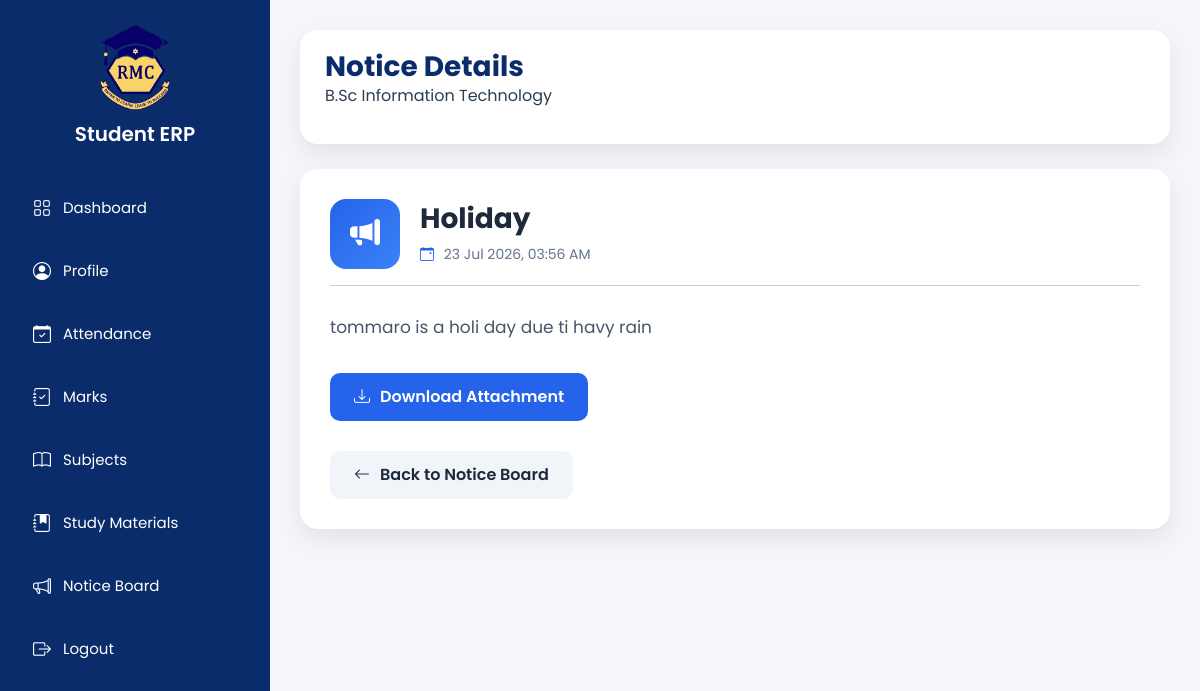
Screenshot of /notice-board/1/ with the database file from the repository.
### core/models.py (models this page shows, shortened)
class Notice(models.Model):
    title = models.CharField(max_length=200)
    description = models.TextField()
    attachment = models.FileField(upload_to='notices/', blank=True, null=True)
    created_at = models.DateTimeField(auto_now_add=True)

### core/views.py (the view)
# urls.py: path("notice-board/<int:id>/", views.notice_detail, name="notice_detail"),
def notice_detail(request, id):
    notice = Notice.objects.get(id=id)
    return render(
        request,
        "student/notice_detail.html",
        {
            "notice": notice
        }
    )

### templates/student/notice_detail.html (shortened to what this page needs)
{% load static %}
<!DOCTYPE html>
<html lang="en">
<head>
    <link href="https://cdn.jsdelivr.net/npm/bootstrap@5.3.3/dist/css/bootstrap.min.css" rel="stylesheet">
    <link href="https://cdn.jsdelivr.net/npm/bootstrap-icons@1.11.3/font/bootstrap-icons.css" rel="stylesheet">
    <link rel="stylesheet" href="{% static 'css/student.css' %}">
    <link rel="stylesheet" href="{% static 'css/notice_detail.css' %}">
</head>
<body>
<div class="dashboard">
    {% include "student/sidebar.html" %}
    <main class="main-content">
        <div class="topbar">
            <div class="top-left">
                <h3>Notice Details</h3>
                <p>B.Sc Information Technology</p>
            </div>
        </div>
        <div class="notice-detail-page">
            <div class="detail-card">
                <div class="detail-header">
                    <div class="notice-icon">
                        <i class="bi bi-megaphone-fill"></i>
                    </div>
                    <div>
                        <h2>{{ notice.title }}</h2>
                        <small>
                            <i class="bi bi-calendar-event"></i>
                            {{ notice.created_at|date:"d M Y, h:i A" }}
                        </small>
                    </div>
                </div>
                <hr>
                <div class="detail-body">
                    <p>
                        {{ notice.description|linebreaks }}
                    </p>
                </div>
                {% if notice.attachment %}
                <div class="attachment-box">
                    <a href="{{ notice.attachment.url }}" target="_blank" class="download-btn">
                        <i class="bi bi-download"></i>
                        Download Attachment
                    </a>
                </div>
                {% endif %}
                <div class="back-box">
                    <a href="{% url 'notice_board' %}" class="back-btn">
                        <i class="bi bi-arrow-left"></i>
                        Back to Notice Board
                    </a>
                </div>
            </div>
        </div>
    </main>
</div>
</body>
</html>

### static/css/student.css (style rules this page uses)
* { margin:0; padding:0; box-sizing:border-box; font-family:'Poppins',sans-serif; }
body { background:#f4f6f9; overflow-x:hidden; color:#2c3e50; }
a { text-decoration:none; }
.dashboard { display:flex; min-height:100vh; }
.main-content { margin-left:270px; width:calc(100% - 270px); padding:30px; }
.topbar { background:#fff; border-radius:18px; padding:20px 25px; display:flex; justify-content:space-between; align-items:center; box-shadow:0 10px 25px rgba(0,0,0,.08); }
.topbar h3 { margin:0; color:#0B2C6A; font-weight:700; }
.info-card, .quick-card, .chart-box, .erp-card, .topbar { animation:fadeUp .6s ease; }
.topbar { display:flex; justify-content:space-between; align-items:center; gap:20px; }

### static/css/notice_detail.css (style rules this page uses)
.notice-detail-page { margin-top:25px; }
.detail-card { background:#fff; border-radius:18px; padding:30px; box-shadow:0 10px 25px rgba(0,0,0,.08); }
.detail-header { display:flex; align-items:center; gap:20px; }
.notice-icon { width:70px; height:70px; border-radius:16px; background:linear-gradient(135deg,#2563eb,#3b82f6); display:flex; justify-content:center; align-items:center; color:#fff; font-size:30px; flex-shrink:0; }
.detail-header h2 { margin:0; font-size:28px; font-weight:700; color:#1e293b; }
.detail-header small { display:block; margin-top:8px; color:#64748b; font-size:14px; }
.detail-header small i { color:#2563eb; margin-right:6px; }
.detail-body { margin-top:25px; }
.detail-body p { color:#475569; font-size:17px; line-height:1.9; text-align:justify; }
.attachment-box { margin-top:30px; }
.download-btn { display:inline-flex; align-items:center; gap:10px; padding:12px 24px; border-radius:10px; text-decoration:none; background:#2563eb; color:#fff; font-weight:600; transition:.3s; }
.back-box { margin-top:30px; }
.back-btn { display:inline-flex; align-items:center; gap:10px; padding:12px 24px; border-radius:10px; text-decoration:none; background:#f1f5f9; color:#1e293b; font-weight:600; transition:.3s; }

### rows the page displays
Notice: title "Holiday", created_at "23 Jul 2026, 03:56 AM", description "tommaro is a holi day due ti havy rain"
